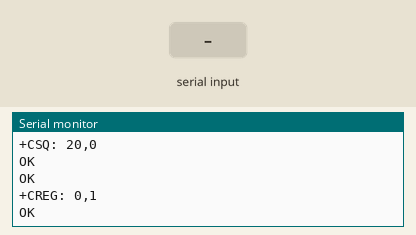
This sketch was run on a simulated Arduino Uno, built with avr-gcc and run on an emulated ATmega328P. Shown: the last lines printed to the serial monitor. Inputs (shaded band) come from the test bench. The modem accepts every AT command (registered, SIM ready, sends succeed) and sends nothing else.

Above: at 4.2 s.
4.3 s: "1" received over the second serial link
At 5.1 s:
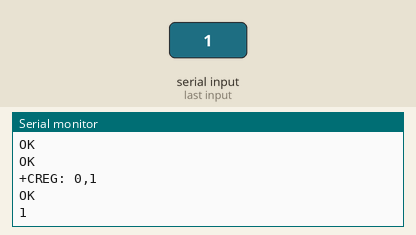
6.0 s: "0" received over the second serial link
At 7.4 s:
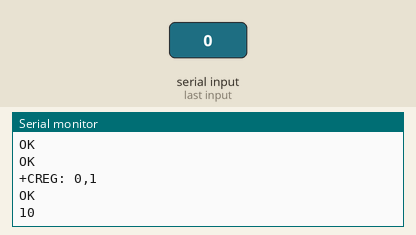

The sketch:

gsm.ino
```cpp
#include <SoftwareSerial.h>

// create software serial object on pin 3 and 2 to communicate with sim800l
SoftwareSerial mySimCard(3, 2); //3 = Tx , 2 = Rx

void setup() {
  Serial.begin(9600);

  mySimCard.begin(9600); // 9600 bps

  Serial.println("---Initializing---");
  delay(1000);

  mySimCard.println("AT"); // once the handshake is successful, it will be back to OK
  updateSerial();
  mySimCard.println("AT+CSQ"); // signal quality test, value range 0-31, 31 the best
  updateSerial();
  mySimCard.println("AT+CCID"); // read simcard to confirm whether the SIM is plugged
  updateSerial();
  mySimCard.println("AT+CREG?"); // check whether it has registered in the network
  updateSerial();


}

void loop() {
  updateSerial();

}

void updateSerial(){
  delay(500);
  while (Serial.available()){
    mySimCard.write(Serial.read()); // forward what serial received to software serial port
  }

  while(mySimCard.available()){
    Serial.write(mySimCard.read()); // forward what software serial received to serial port

  }
}
```

Measured:
- after the input at 4.3 s, the serial monitor: prints a new line after 0.24 s (image 1)
- after the input at 6.0 s, the serial monitor: prints a new line at once (image 2)
